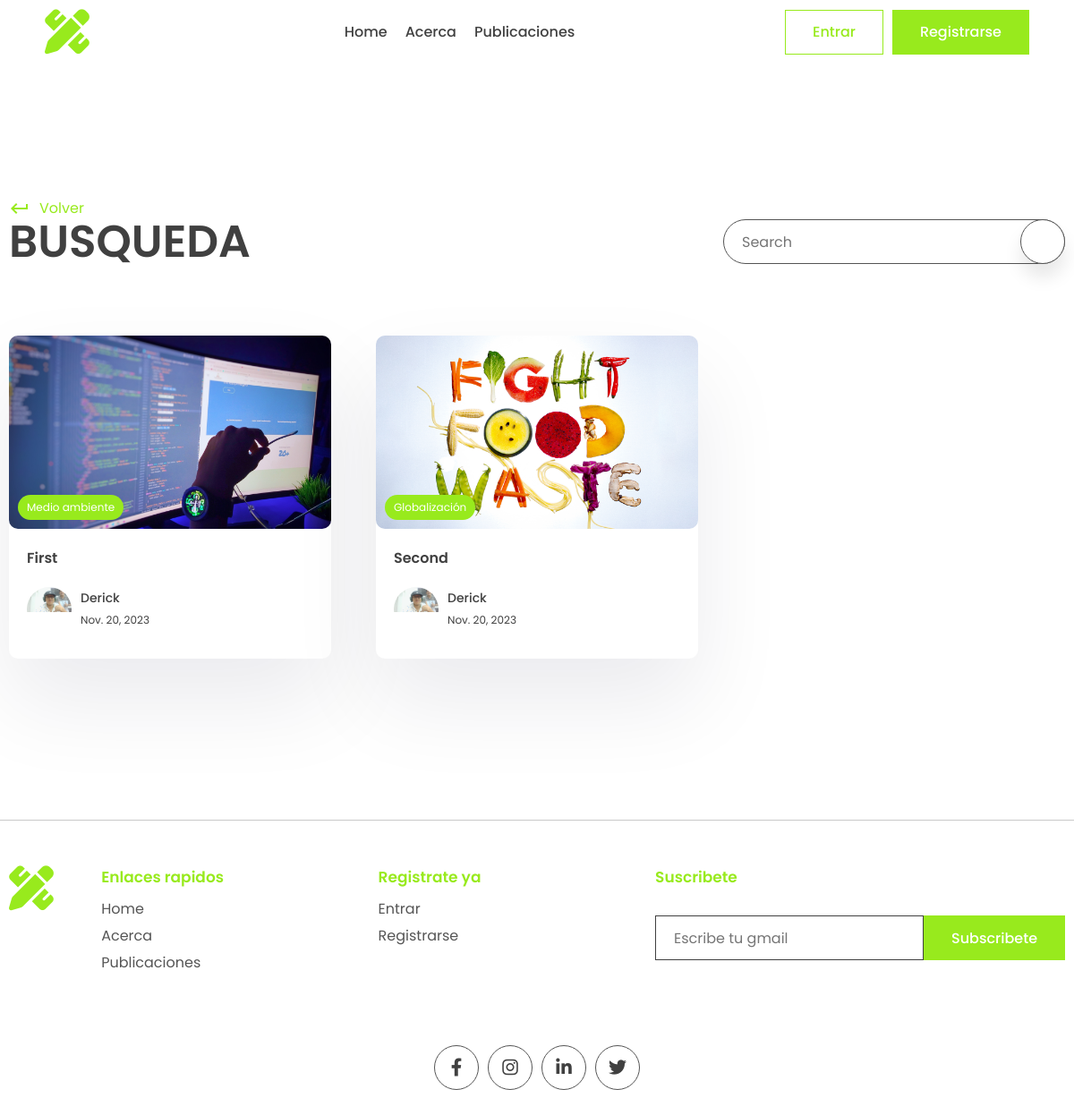
The app's page /search/ with its own data.
### app/models.py (models this page shows, shortened)
class Post(models.Model):
    title =  models.CharField(max_length=200, verbose_name="Titulo")
    content = RichTextField(null=True)
    last_updated = models.DateTimeField(auto_now=True, verbose_name="Ultima actualizacion")
    slug = models.SlugField(max_length=200, unique=True)
    image = models.ImageField(null=True, blank=True, upload_to="images/")
    tags = models.ManyToManyField(Tag, blank=True, related_name='post')
    view_count=models.IntegerField(null=True, blank=True)
    is_featured = models.BooleanField(default=False)
    author = models.ForeignKey(User, on_delete=models.CASCADE, null=True, blank=True)
    bookmarks = models.ManyToManyField(User, related_name="bookmarks", default=None, blank=True)
    likes = models.ManyToManyField(User, related_name="post_like", default=None, blank=True)
    class Meta:
        verbose_name_plural ='Publicaciones'

class Tag(models.Model):
    name = models.CharField(max_length=100)
    description = RichTextField()
    slug = models.SlugField(max_length=200, unique=True)
    class Meta:
        verbose_name_plural ='Etiquetas'

class Profile(models.Model):
    user = models.OneToOneField(User, on_delete=models.CASCADE)
    profile_image = models.ImageField(null=True, blank=True, upload_to="images/")
    slug = models.SlugField(max_length=200, unique=True)
    bio = RichTextField()
    class Meta:
        verbose_name_plural ='Perfiles'

### app/views.py (the view)
# urls.py: path('search/',views.search_posts,name='search'),
def search_posts(request):
    search_query=''
    if request.GET.get('q'):
        search_query=request.GET.get('q')
    posts = Post.objects.filter(title__icontains=search_query)
    print('Search : ',posts)
    context={'posts':posts, 'search_query':search_query}
    return render(request, 'app/search.html', context)

### app/templates/app/search.html (shortened to what this page needs)
{% extends 'base.html' %}
{% block content %}
    <main>
      <div class="container">
        <div class="page-top">
          <div class="top flex">
            <div class="page-name">
              <a href="{% url 'index' %}" class="learn">
                <span class="material-icons"> keyboard_return </span> Volver
              </a>
              <h1>Busqueda</h1>
            </div>
            <form class="search-bar s-active" method="GET">
              <input type="text" placeholder="Search" name="q" value="{{search_query}}"/>
              <button type="submit" class="animated-search">
              </button>
            </form>
          </div>
        </div>
      </div>
    </main>
    <section class="sp">
      <div class="container">
        <div class="grid">
        {% for post in posts %}
          <a href="{% url 'post_page' post.slug %}">
            <div class="card">
              <div class="post-img">
                <img src="{{post.image.url}}" alt="" />
                <div class="tag">{{post.tags.all.0.name}}</div>
              </div>
              <div class="card-content">
                <h3>
                  {{post.title}}
                </h3>
                <div class="author">
                  <div class="profile-pic">
                    <img src="{{post.author.profile.profile_image.url}}" alt="" />
                  </div>
                  <div class="details">
                    <p>{{post.author.first_name}}</p>
                    <small>{{post.last_updated|date}}</small>
                  </div>
                </div>
              </div>
            </div>
          </a>
          {% endfor %}
        </div>
      </div>
    </section>
{% endblock content %}

### app/static/app/style.css (style rules this page uses)
* { margin: 0; padding: 0; box-sizing: border-box; text-decoration: none; border: none; outline: none; list-style: none; font-family: "Poppins", sans-serif; color: var(--black); }
:root { --red: #98ea1d; --black: #404040; --des: #555555; --shadow: #ffffff1a 0px 1px 1px 0px inset, #32325d40 0px 50px 100px -20px, #0000004d 0px 30px 60px -30px; --shadow2: rgba(17, 12, 46, 0.084) 0px 48px 100px 0px; }
html { font-size: 62.5%; }
[class*="grid"] { display: grid; }
img { width: 100%; }
.container { max-width: 1220px; margin: auto; padding: 0 10px; }
p, a { font-size: 1.6rem; color: var(--des); }
input, textarea { font-size: 1.6rem; color: var(--black); }
.search-bar, .animated-search { width: 5rem; aspect-ratio: 1/1; border: 1px solid var(--des); border-radius: 50%; display: flex; align-items: center; justify-content: center; background: white; box-shadow: 0 15px 20px #00000018; cursor: pointer; margin-top: 10rem; z-index: 2; }
.search-bar input { display: none; }
.search-bar { box-shadow: unset; border: none; }
.search-bar .animated-search { margin-top: 0; }
.s-active { width: fit-content; border-radius: 5rem; height: 5rem; aspect-ratio: unset; position: relative; padding: 0 6rem; padding-left: 2rem; border: 1px solid var(--des); }
.s-active input { width: 30rem; font-style: 1.6rem; height: calc(100% - 2px); display: block; }
.s-active .animated-search { position: absolute !important; top: 50%; transform: translateY(-50%); right: -1px; }
.sp { padding: 8rem 0; }
.post-img { height: 40rem; width: 100%; overflow: hidden; border-radius: 1rem; }
.post-img img { height: 100%; object-fit: cover; object-position: center; }
.learn { display: flex; align-items: center; gap: 1rem; color: var(--red); margin-top: 2rem; }
.learn span { color: var(--red); }
.card { background: white; box-shadow: var(--shadow2); border-radius: 1rem; cursor: pointer; transition: 0.3s; }
.post-img { position: relative; }
.tag { position: absolute; bottom: 1rem; left: 1rem; background: var(--red); color: white; border-radius: 5rem; padding: 0.5rem 1rem; font-size: 1.2rem; }
.card-content { padding: 2rem; padding-bottom: 3rem; }
.card h3 { font-size: 1.6rem; font-weight: 600; }
.card .post-img { width: 100%; height: unset; aspect-ratio: 1/0.6; }
.author { display: flex; align-items: center; gap: 1rem; margin-top: 2rem; }
.profile-pic { width: 5rem; aspect-ratio: 1/1; border-radius: 50%; overflow: hidden; }
.author p { color: var(--black); font-weight: 500; font-size: 1.4rem; }
.author small { color: var(--black); font-size: 1.2rem; }
.page-name h1 { font-size: 5rem; text-transform: uppercase; font-weight: 600; line-height: 5rem; }
.flex { display: flex; align-items: flex-end; justify-content: space-between; }
.flex .search-bar { margin-top: 0; }
.grid { grid-template-columns: repeat(3, 1fr); gap: 5rem; }
main { padding-top: 10rem !important; }

### records on screen
Post: image (picture), tags.all.0.name "Medio ambiente", title "First", author.profile.profile_image (picture), author.first_name "Derick", last_updated "Nov. 20, 2023"
Post: image (picture), tags.all.0.name "Globalización", title "Second", author.profile.profile_image (picture), author.first_name "Derick", last_updated "Nov. 20, 2023"
